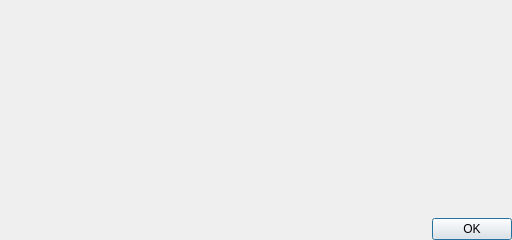
<?xml version="1.0" encoding="UTF-8"?>
<ui version="4.0">
 <class>DialogHistogramm</class>
 <widget class="QDialog" name="DialogHistogramm">
  <property name="geometry">
   <rect>
    <x>0</x>
    <y>0</y>
    <width>512</width>
    <height>240</height>
   </rect>
  </property>
  <property name="windowTitle">
   <string>Dialog</string>
  </property>
  <layout class="QVBoxLayout" name="verticalLayout">
   <property name="margin">
    <number>0</number>
   </property>
   <item>
    <widget class="HistogramWidget" name="widget" native="true">
     <property name="palette">
      <palette>
       <active>
        <colorrole role="Midlight">
         <brush brushstyle="SolidPattern">
          <color alpha="255">
           <red>255</red>
           <green>255</green>
           <blue>255</blue>
          </color>
         </brush>
        </colorrole>
        <colorrole role="Base">
         <brush brushstyle="SolidPattern">
          <color alpha="255">
           <red>255</red>
           <green>255</green>
           <blue>255</blue>
          </color>
         </brush>
        </colorrole>
        <colorrole role="Window">
         <brush brushstyle="SolidPattern">
          <color alpha="255">
           <red>255</red>
           <green>255</green>
           <blue>255</blue>
          </color>
         </brush>
        </colorrole>
       </active>
       <inactive>
        <colorrole role="Midlight">
         <brush brushstyle="SolidPattern">
          <color alpha="255">
           <red>255</red>
           <green>255</green>
           <blue>255</blue>
          </color>
         </brush>
        </colorrole>
        <colorrole role="Base">
         <brush brushstyle="SolidPattern">
          <color alpha="255">
           <red>255</red>
           <green>255</green>
           <blue>255</blue>
          </color>
         </brush>
        </colorrole>
        <colorrole role="Window">
         <brush brushstyle="SolidPattern">
          <color alpha="255">
           <red>255</red>
           <green>255</green>
           <blue>255</blue>
          </color>
         </brush>
        </colorrole>
       </inactive>
       <disabled>
        <colorrole role="Midlight">
         <brush brushstyle="SolidPattern">
          <color alpha="255">
           <red>255</red>
           <green>255</green>
           <blue>255</blue>
          </color>
         </brush>
        </colorrole>
        <colorrole role="Base">
         <brush brushstyle="SolidPattern">
          <color alpha="255">
           <red>255</red>
           <green>255</green>
           <blue>255</blue>
          </color>
         </brush>
        </colorrole>
        <colorrole role="Window">
         <brush brushstyle="SolidPattern">
          <color alpha="255">
           <red>255</red>
           <green>255</green>
           <blue>255</blue>
          </color>
         </brush>
        </colorrole>
       </disabled>
      </palette>
     </property>
    </widget>
   </item>
   <item>
    <widget class="QDialogButtonBox" name="buttonBox">
     <property name="orientation">
      <enum>Qt::Horizontal</enum>
     </property>
     <property name="standardButtons">
      <set>QDialogButtonBox::Ok</set>
     </property>
    </widget>
   </item>
  </layout>
 </widget>
 <customwidgets>
  <customwidget>
   <class>HistogramWidget</class>
   <extends>QWidget</extends>
   <header>histogramwidget.h</header>
   <container>1</container>
  </customwidget>
 </customwidgets>
 <resources/>
 <connections>
  <connection>
   <sender>buttonBox</sender>
   <signal>accepted()</signal>
   <receiver>DialogHistogramm</receiver>
   <slot>accept()</slot>
   <hints>
    <hint type="sourcelabel">
     <x>248</x>
     <y>254</y>
    </hint>
    <hint type="destinationlabel">
     <x>157</x>
     <y>274</y>
    </hint>
   </hints>
  </connection>
  <connection>
   <sender>buttonBox</sender>
   <signal>rejected()</signal>
   <receiver>DialogHistogramm</receiver>
   <slot>reject()</slot>
   <hints>
    <hint type="sourcelabel">
     <x>316</x>
     <y>260</y>
    </hint>
    <hint type="destinationlabel">
     <x>286</x>
     <y>274</y>
    </hint>
   </hints>
  </connection>
 </connections>
</ui>
